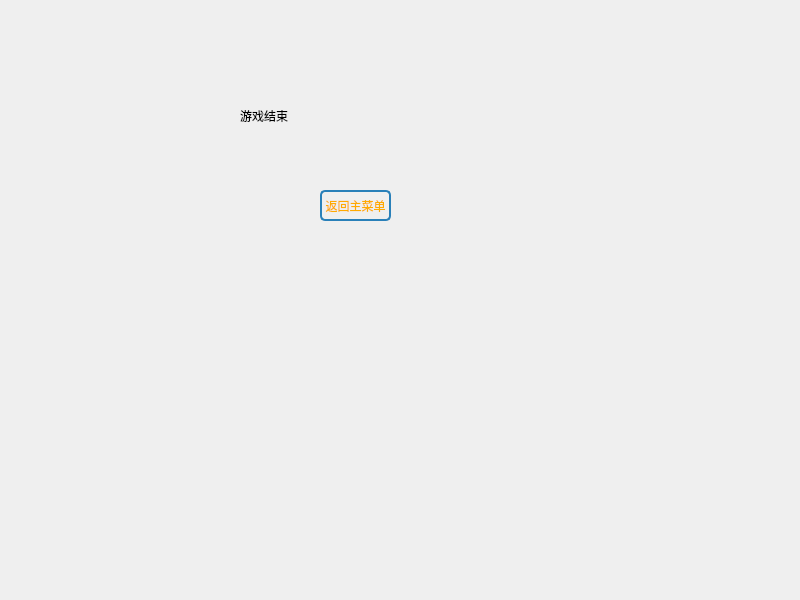
<?xml version="1.0" encoding="UTF-8"?>
<ui version="4.0">
 <class>End</class>
 <widget class="QWidget" name="End">
  <property name="geometry">
   <rect>
    <x>0</x>
    <y>0</y>
    <width>800</width>
    <height>600</height>
   </rect>
  </property>
  <property name="windowTitle">
   <string>Form</string>
  </property>
  <widget class="QLabel" name="scoreLabel">
   <property name="geometry">
    <rect>
     <x>240</x>
     <y>90</y>
     <width>241</width>
     <height>51</height>
    </rect>
   </property>
   <property name="text">
    <string>游戏结束</string>
   </property>
  </widget>
  <widget class="QPushButton" name="returnButton">
   <property name="geometry">
    <rect>
     <x>320</x>
     <y>190</y>
     <width>71</width>
     <height>31</height>
    </rect>
   </property>
   <property name="styleSheet">
    <string notr="true">QPushButton {
    color: rgb(255, 170, 0);             /* 文字颜色 */
	font: 700 9pt &quot;Microsoft YaHei UI&quot;;
    border: 2px solid #2980b9; /* 边框颜色 */
    border-radius: 5px;       /* 圆角 */
    font-size: 12px;          /* 字体大小 */
}</string>
   </property>
   <property name="text">
    <string>返回主菜单</string>
   </property>
  </widget>
 </widget>
 <resources/>
 <connections/>
</ui>
